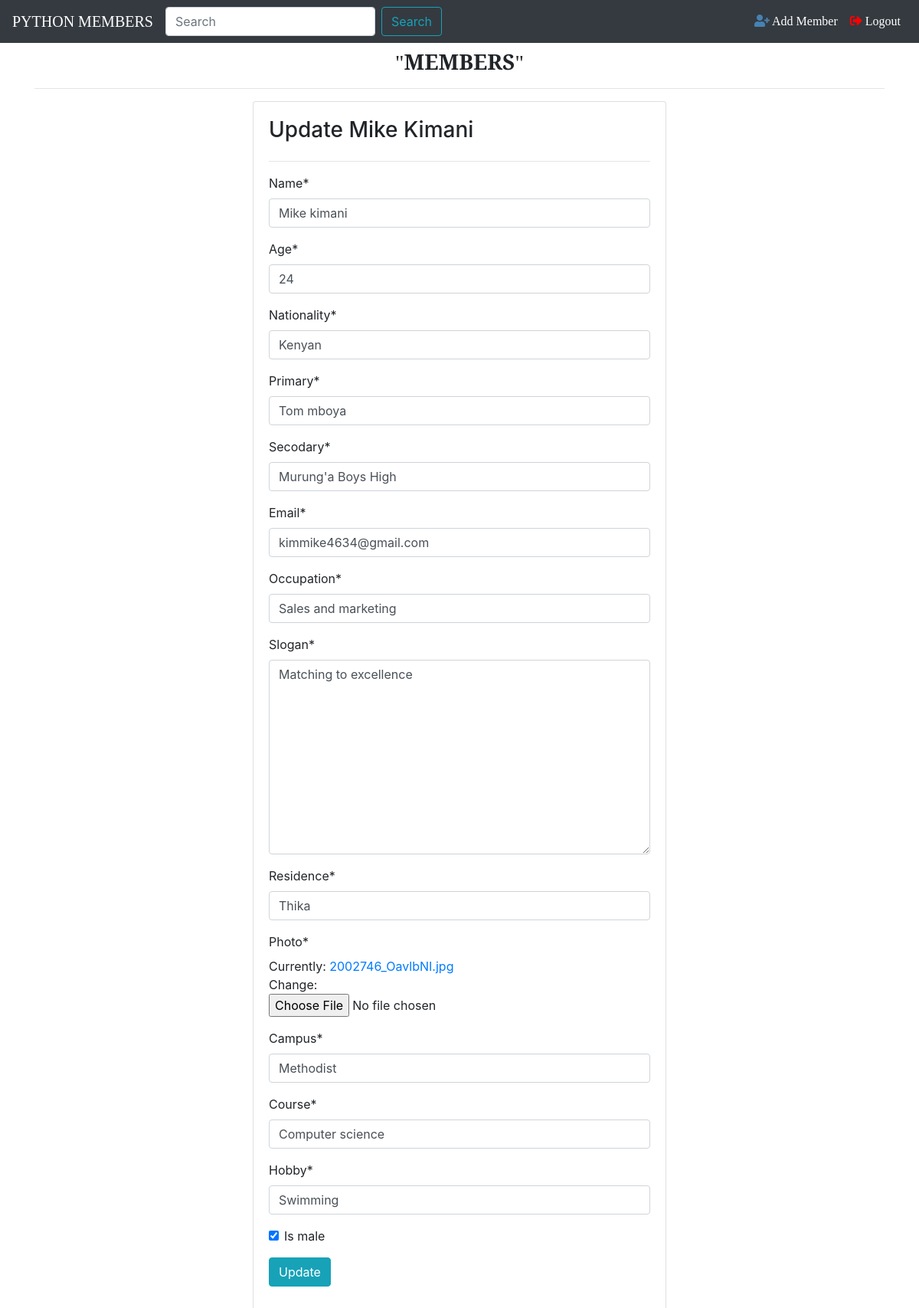
Page /6/update on the committed database.
### mango/models.py (models this page shows, shortened)
class Member(models.Model):
    name = models.CharField(max_length=40)
    age = models.IntegerField()
    nationality = models.CharField(max_length=40)
    primary = models.CharField(max_length=40)
    secodary = models.CharField(max_length=40)
    email = models.EmailField()
    occupation = models.CharField(max_length=40)
    slogan = models.TextField(max_length=50)
    residence = models.CharField(max_length=40)
    photo = models.ImageField()
    campus = models.CharField(max_length=50)
    course = models.CharField(max_length=35)
    hobby = models.CharField(max_length=30)
    is_male = models.BooleanField(default=True)

### mango/views.py (the view)
# urls.py: path('<int:pk>/update', views.MemberUpdateView.as_view(),name ='update-member'),
class MemberUpdateView(UpdateView):
    model = Member
    fields = '__all__'

### mango/templates/mango/member_form.html (shortened to what this page needs)
{% extends 'mango/base.html' %}
{% block content %}
{% load crispy_forms_tags%}
    <div class="row">
        <div class="col-sm-3"></div>
        <div class="col-sm-6">
            <div class="card card-body">
                <h3 class="text-capitalize">{% if object %} Update {{object.name}} {% else %} add Member {% endif %}</h3>
                <hr>
                <form method="post" enctype="multipart/form-data">
                    {{form|crispy}}
                    <div class="form-group">
                        <button type="submit" class="btn btn-info">{% if object %}Update{% else %}Submit{%endif%}</button>
                    </div>
                </form>
            </div>
        </div>
    </div>
{% endblock %}

### rows in the picture
Member: name "Mike Kimani", name "Mike kimani", age "24", nationality "Kenyan", primary "Tom mboya", secodary "Murung'a Boys High", email "kimmike4634@gmail.com", occupation "Sales and marketing", slogan "Matching to excellence", residence "Thika", campus "Methodist", course "Computer science", hobby "Swimming", is_male "☑"
